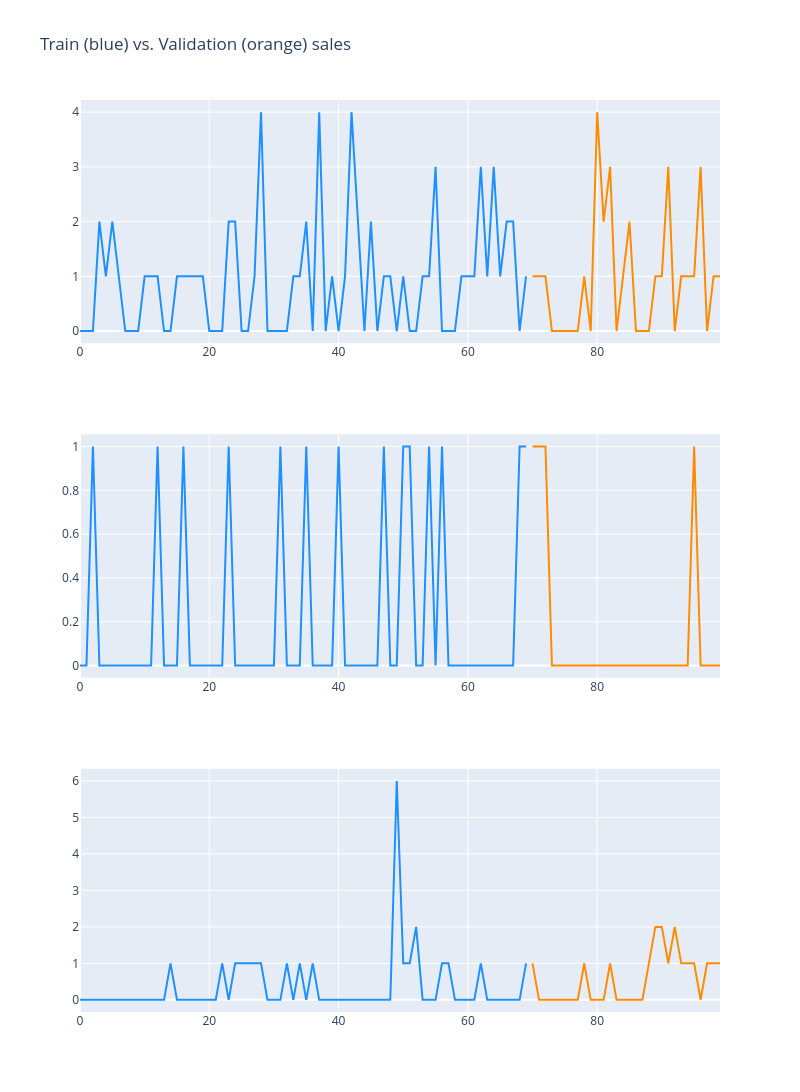

This figure's notebook cell:
### Code cell
fig = make_subplots(rows=3, cols=1)

fig.add_trace(
    go.Scatter(x=np.arange(70), mode='lines', y=train_dataset.loc[0].values, marker=dict(color="dodgerblue"), showlegend=False,
               name="Original signal"),
    row=1, col=1
)

fig.add_trace(
    go.Scatter(x=np.arange(70, 100), y=val_dataset.loc[0].values, mode='lines', marker=dict(color="darkorange"), showlegend=False,
               name="Denoised signal"),
    row=1, col=1
)

fig.add_trace(
    go.Scatter(x=np.arange(70), mode='lines', y=train_dataset.loc[1].values, marker=dict(color="dodgerblue"), showlegend=False),
    row=2, col=1
)
fig.add_trace(
    go.Scatter(x=np.arange(70, 100), y=val_dataset.loc[1].values, mode='lines', marker=dict(color="darkorange"), showlegend=False),
    row=2, col=1
)

fig.add_trace(
    go.Scatter(x=np.arange(70), mode='lines', y=train_dataset.loc[2].values, marker=dict(color="dodgerblue"), showlegend=False),
    row=3, col=1
)

fig.add_trace(
    go.Scatter(x=np.arange(70, 100), y=val_dataset.loc[2].values, mode='lines', marker=dict(color="darkorange"), showlegend=False),
    row=3, col=1
)

fig.update_layout(height=1200, width=800, title_text="Train (blue) vs. Validation (orange) sales")
fig.show()

### Figure 1 — Plotly figure (JSON) as saved in the notebook; plotly's stock layout.template omitted (floating-point values rounded to 4 significant figures)
{"data": [{"marker": {"color": "dodgerblue"}, "mode": "lines", "name": "Original signal", "showlegend": false, "type": "scatter", "x": [0, 1, 2, 3, 4, 5, 6, 7, 8, 9, 10, 11, 12, 13, 14, 15, 16, 17, 18, 19, 20, 21, 22, 23, 24, 25, 26, 27, 28, 29, 30, 31, 32, 33, 34, 35, 36, 37, 38, 39, 40, 41, 42, 43, 44, 45, 46, 47, 48, 49, 50, 51, 52, 53, 54, 55, 56, 57, 58, 59, 60, 61, 62, 63, 64, 65, 66, 67, 68, 69], "xaxis": "x", "y": [0, 0, 0, 2, 1, 2, 1, 0, 0, 0, 1, 1, 1, 0, 0, 1, 1, 1, 1, 1, 0, 0, 0, 2, 2, 0, 0, 1, 4, 0, 0, 0, 0, 1, 1, 2, 0, 4, 0, 1, 0, 1, 4, 2, 0, 2, 0, 1, 1, 0, 1, 0, 0, 1, 1, 3, 0, 0, 0, 1, 1, 1, 3, 1, 3, 1, 2, 2, 0, 1], "yaxis": "y"}, {"marker": {"color": "darkorange"}, "mode": "lines", "name": "Denoised signal", "showlegend": false, "type": "scatter", "x": [70, 71, 72, 73, 74, 75, 76, 77, 78, 79, 80, 81, 82, 83, 84, 85, 86, 87, 88, 89, 90, 91, 92, 93, 94, 95, 96, 97, 98, 99], "xaxis": "x", "y": [1, 1, 1, 0, 0, 0, 0, 0, 1, 0, 4, 2, 3, 0, 1, 2, 0, 0, 0, 1, 1, 3, 0, 1, 1, 1, 3, 0, 1, 1], "yaxis": "y"}, {"marker": {"color": "dodgerblue"}, "mode": "lines", "showlegend": false, "type": "scatter", "x": [0, 1, 2, 3, 4, 5, 6, 7, 8, 9, 10, 11, 12, 13, 14, 15, 16, 17, 18, 19, 20, 21, 22, 23, 24, 25, 26, 27, 28, 29, 30, 31, 32, 33, 34, 35, 36, 37, 38, 39, 40, 41, 42, 43, 44, 45, 46, 47, 48, 49, 50, 51, 52, 53, 54, 55, 56, 57, 58, 59, 60, 61, 62, 63, 64, 65, 66, 67, 68, 69], "xaxis": "x2", "y": [0, 0, 1, 0, 0, 0, 0, 0, 0, 0, 0, 0, 1, 0, 0, 0, 1, 0, 0, 0, 0, 0, 0, 1, 0, 0, 0, 0, 0, 0, 0, 1, 0, 0, 0, 1, 0, 0, 0, 0, 1, 0, 0, 0, 0, 0, 0, 1, 0, 0, 1, 1, 0, 0, 1, 0, 1, 0, 0, 0, 0, 0, 0, 0, 0, 0, 0, 0, 1, 1], "yaxis": "y2"}, {"marker": {"color": "darkorange"}, "mode": "lines", "showlegend": false, "type": "scatter", "x": [70, 71, 72, 73, 74, 75, 76, 77, 78, 79, 80, 81, 82, 83, 84, 85, 86, 87, 88, 89, 90, 91, 92, 93, 94, 95, 96, 97, 98, 99], "xaxis": "x2", "y": [1, 1, 1, 0, 0, 0, 0, 0, 0, 0, 0, 0, 0, 0, 0, 0, 0, 0, 0, 0, 0, 0, 0, 0, 0, 1, 0, 0, 0, 0], "yaxis": "y2"}, {"marker": {"color": "dodgerblue"}, "mode": "lines", "showlegend": false, "type": "scatter", "x": [0, 1, 2, 3, 4, 5, 6, 7, 8, 9, 10, 11, 12, 13, 14, 15, 16, 17, 18, 19, 20, 21, 22, 23, 24, 25, 26, 27, 28, 29, 30, 31, 32, 33, 34, 35, 36, 37, 38, 39, 40, 41, 42, 43, 44, 45, 46, 47, 48, 49, 50, 51, 52, 53, 54, 55, 56, 57, 58, 59, 60, 61, 62, 63, 64, 65, 66, 67, 68, 69], "xaxis": "x3", "y": [0, 0, 0, 0, 0, 0, 0, 0, 0, 0, 0, 0, 0, 0, 1, 0, 0, 0, 0, 0, 0, 0, 1, 0, 1, 1, 1, 1, 1, 0, 0, 0, 1, 0, 1, 0, 1, 0, 0, 0, 0, 0, 0, 0, 0, 0, 0, 0, 0, 6, 1, 1, 2, 0, 0, 0, 1, 1, 0, 0, 0, 0, 1, 0, 0, 0, 0, 0, 0, 1], "yaxis": "y3"}, {"marker": {"color": "darkorange"}, "mode": "lines", "showlegend": false, "type": "scatter", "x": [70, 71, 72, 73, 74, 75, 76, 77, 78, 79, 80, 81, 82, 83, 84, 85, 86, 87, 88, 89, 90, 91, 92, 93, 94, 95, 96, 97, 98, 99], "xaxis": "x3", "y": [1, 0, 0, 0, 0, 0, 0, 0, 1, 0, 0, 0, 1, 0, 0, 0, 0, 0, 1, 2, 2, 1, 2, 1, 1, 1, 0, 1, 1, 1], "yaxis": "y3"}], "layout": {"height": 1200, "title": {"text": "Train (blue) vs. Validation (orange) sales"}, "width": 800, "xaxis": {"anchor": "y", "domain": [0, 1]}, "xaxis2": {"anchor": "y2", "domain": [0, 1]}, "xaxis3": {"anchor": "y3", "domain": [0, 1]}, "yaxis": {"anchor": "x", "domain": [0.7333, 1]}, "yaxis2": {"anchor": "x2", "domain": [0.3667, 0.6333]}, "yaxis3": {"anchor": "x3", "domain": [0, 0.2667]}}}
